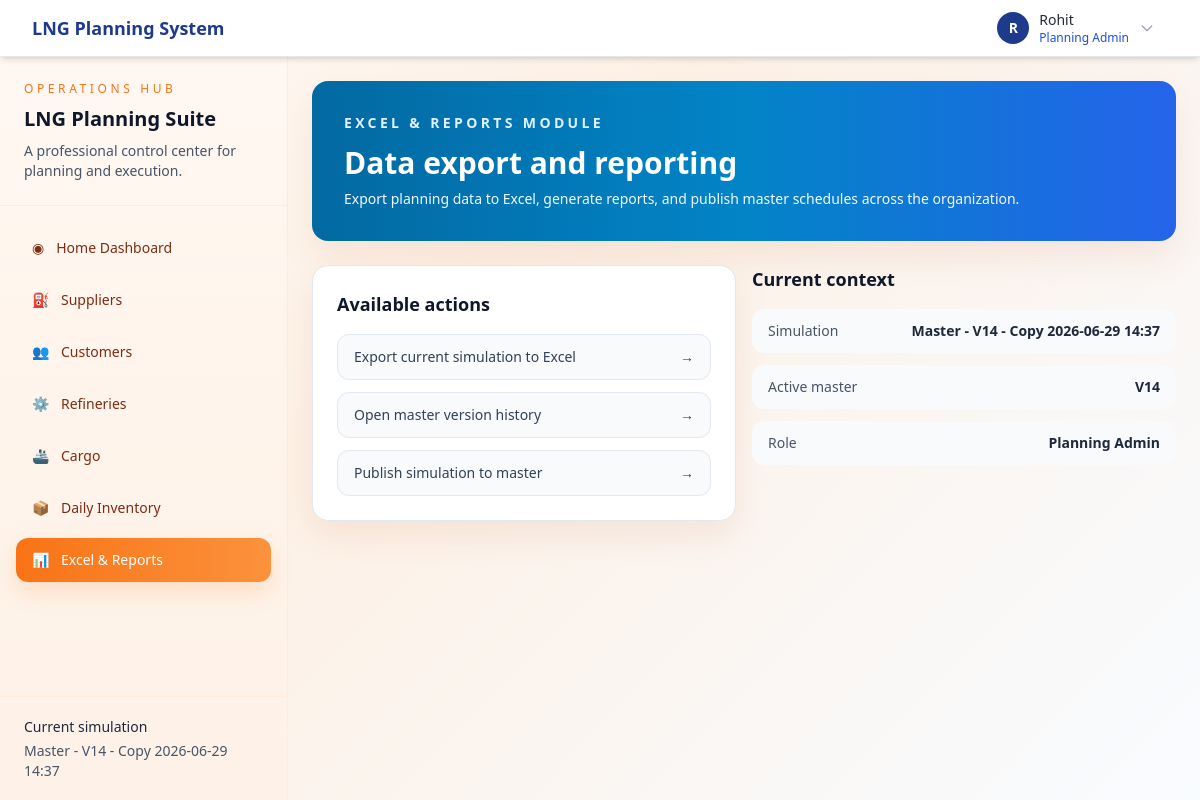
The app's page /dashboard/section/excel/ (signed in) with its own data.
### lng_planner/models.py (models this page shows, shortened)
class Simulation(models.Model):
    user = models.ForeignKey(User, on_delete=models.CASCADE, related_name='simulations', null=True, blank=True)
    name = models.CharField(max_length=200, default='Untitled Simulation')
    start_date = models.DateField()
    end_date = models.DateField()
    created_at = models.DateTimeField(auto_now_add=True)
    updated_at = models.DateTimeField(auto_now=True)
    is_active = models.BooleanField(default=True)
    is_master = models.BooleanField(default=False, help_text="Master simulation loaded from SAP")
    sap_api_url = models.URLField(blank=True, help_text="SAP API URL for refreshing master data")
    last_sap_sync = models.DateTimeField(null=True, blank=True, help_text="Last time master data was synced from SAP")
    master_version = models.ForeignKey(
        MasterVersion,
        on_delete=models.SET_NULL,
        null=True,
        blank=True,
        related_name='simulations',
        help_text="Master version this simulation was created from"
    )
    class Meta:
        ordering = ['-updated_at']

class MasterVersion(models.Model):
    SOURCE_CHOICES = [
        ('SAP', 'SAP Integration'),
        ('SIMULATION', 'Simulation Publish'),
    ]
    version_number = models.CharField(max_length=50, unique=True)  # e.g., "V1", "V2"
    name = models.CharField(max_length=200, help_text="Descriptive name for this version")
    source_type = models.CharField(max_length=20, choices=SOURCE_CHOICES)
    created_by = models.ForeignKey(User, on_delete=models.SET_NULL, null=True)
    created_at = models.DateTimeField(auto_now_add=True)
    description = models.TextField(blank=True, help_text="Optional description of changes")
    is_active = models.BooleanField(default=False, help_text="Currently active master version")
    source_simulation = models.ForeignKey(
        'Simulation',
        on_delete=models.SET_NULL,
        null=True,
        blank=True,
        related_name='master_versions'
    )
    class Meta:
        ordering = ['-created_at']
        verbose_name = "Master Version"
        verbose_name_plural = "Master Versions"

### lng_planner/views.py (the view)
# urls.py: path('dashboard/section/<str:section>/', views.dashboard_section, name='dashboard_section'),
@login_required
def dashboard_section(request, section):
    valid_sections = {'suppliers', 'customers', 'refineries', 'cargo', 'inventory', 'excel'}
    if section not in valid_sections:
        raise Http404('Section not found')
    context = _build_dashboard_context(request)
    context['active_section'] = section
    context['section_title'] = {
        'suppliers': 'Supplier Operations',
        'customers': 'Customer Management',
        'refineries': 'Refinery Planning',
        'cargo': 'Cargo Operations',
        'inventory': 'Daily Inventory Projection',
        'excel': 'Excel & Reports',
    }[section]
    return render(request, f'lng_planner/dashboard_{section}.html', context)

### lng_planner/templates/lng_planner/dashboard_excel.html
{% extends 'lng_planner/dashboard_shell.html' %}
{% block dashboard_content %}
<div class="space-y-6">
    <div class="rounded-2xl border-0 bg-gradient-to-r from-sky-700 via-sky-600 to-blue-600 p-8 card-glow text-white">
        <div class="flex flex-col gap-4 lg:flex-row lg:items-center lg:justify-between">
            <div>
                <p class="text-sm font-semibold uppercase tracking-[0.24em] text-sky-100">Excel & Reports module</p>
                <h1 class="mt-3 text-3xl font-bold">Data export and reporting</h1>
                <p class="mt-2 text-sm text-sky-50">Export planning data to Excel, generate reports, and publish master schedules across the organization.</p>
            </div>
        </div>
    </div>
    <div class="grid gap-4 lg:grid-cols-2">
        <div class="rounded-2xl border border-slate-200 bg-white p-6 card-glow">
            <h2 class="text-lg font-semibold text-slate-900">Available actions</h2>
            <div class="mt-4 space-y-3">
                {% if active_simulation %}
                <a href="{% url 'lng_planner:export_excel' active_simulation.id %}" class="flex items-center justify-between rounded-xl border border-slate-200 bg-slate-50 px-4 py-3 text-sm font-medium text-slate-700 hover:bg-slate-100">Export current simulation to Excel <span>→</span></a>
                {% endif %}
                {% if current_master_version %}
                <a href="{% url 'lng_planner:master_history' %}" class="flex items-center justify-between rounded-xl border border-slate-200 bg-slate-50 px-4 py-3 text-sm font-medium text-slate-700 hover:bg-slate-100">Open master version history <span>→</span></a>
                {% endif %}
                {% if active_simulation and not is_viewing_master %}
                <a href="{% url 'lng_planner:publish_to_master' active_simulation.id %}" class="flex items-center justify-between rounded-xl border border-slate-200 bg-slate-50 px-4 py-3 text-sm font-medium text-slate-700 hover:bg-slate-100">Publish simulation to master <span>→</span></a>
                {% endif %}
            </div>
        </div>
        <div class=\"rounded-2xl border border-orange-100 bg-white p-6 card-glow\">
            <h2 class="text-lg font-semibold text-slate-900">Current context</h2>
            <div class="mt-4 space-y-3 text-sm text-slate-600">
                <div class="flex items-center justify-between rounded-xl bg-slate-50 px-4 py-3"><span>Simulation</span><span class="font-semibold text-slate-800">{{ active_simulation.name|default:'—' }}</span></div>
                <div class="flex items-center justify-between rounded-xl bg-slate-50 px-4 py-3"><span>Active master</span><span class="font-semibold text-slate-800">{{ current_master_version.version_number|default:'—' }}</span></div>
                <div class="flex items-center justify-between rounded-xl bg-slate-50 px-4 py-3"><span>Role</span><span class="font-semibold text-slate-800">{% if is_super_user %}Django Superuser{% elif is_planning_admin %}Planning Admin{% else %}Planner{% endif %}</span></div>
            </div>
        </div>
    </div>
</div>
{% endblock %}

### lng_planner/templates/lng_planner/dashboard_shell.html (shortened to what this page needs)
{% load static %}
<!DOCTYPE html>
<html lang="en">
<head>
    <script src="https://cdn.tailwindcss.com"></script>
</head>
<body class="min-h-screen text-slate-800">
    {% include 'lng_planner/navbar.html' %}
    <div class="flex min-h-[calc(100vh-3.5rem)]">
        <aside class="hidden lg:flex w-72 flex-col border-r border-orange-100 bg-gradient-to-b from-[#fff8f2] via-[#fff4eb] to-[#fef2e8] text-slate-700">
            <div class="border-b border-orange-100 px-6 py-6">
                <p class="text-xs uppercase tracking-[0.3em] text-orange-500">Operations Hub</p>
                <h2 class="mt-2 text-xl font-semibold text-slate-900">LNG Planning Suite</h2>
                <p class="mt-2 text-sm text-slate-600">A professional control center for planning and execution.</p>
            </div>
            <nav class="flex-1 space-y-2 px-4 py-5">
                <a href="{% url 'lng_planner:dashboard' %}" class="sidebar-link {% if active_section == 'home' %}active{% endif %} flex items-center gap-3 rounded-xl px-4 py-3 text-sm font-medium">
                    <span>◉</span><span>Home Dashboard</span>
                </a>
                <a href="{% url 'lng_planner:dashboard_section' 'suppliers' %}" class="sidebar-link {% if active_section == 'suppliers' %}active{% endif %} flex items-center gap-3 rounded-xl px-4 py-3 text-sm font-medium">
                    <span>⛽</span><span>Suppliers</span>
                </a>
                <a href="{% url 'lng_planner:dashboard_section' 'customers' %}" class="sidebar-link {% if active_section == 'customers' %}active{% endif %} flex items-center gap-3 rounded-xl px-4 py-3 text-sm font-medium">
                    <span>👥</span><span>Customers</span>
                </a>
                <a href="{% url 'lng_planner:dashboard_section' 'refineries' %}" class="sidebar-link {% if active_section == 'refineries' %}active{% endif %} flex items-center gap-3 rounded-xl px-4 py-3 text-sm font-medium">
                    <span>⚙️</span><span>Refineries</span>
                </a>
                <a href="{% url 'lng_planner:dashboard_section' 'cargo' %}" class="sidebar-link {% if active_section == 'cargo' %}active{% endif %} flex items-center gap-3 rounded-xl px-4 py-3 text-sm font-medium">
                    <span>🚢</span><span>Cargo</span>
                </a>
                <a href="{% url 'lng_planner:dashboard_section' 'inventory' %}" class="sidebar-link {% if active_section == 'inventory' %}active{% endif %} flex items-center gap-3 rounded-xl px-4 py-3 text-sm font-medium">
                    <span>📦</span><span>Daily Inventory</span>
                </a>
                <a href="{% url 'lng_planner:dashboard_section' 'excel' %}" class="sidebar-link {% if active_section == 'excel' %}active{% endif %} flex items-center gap-3 rounded-xl px-4 py-3 text-sm font-medium">
                    <span>📊</span><span>Excel & Reports</span>
                </a>
            </nav>
            <div class="border-t border-orange-100 px-6 py-5 text-sm text-slate-600">
                <p class="font-medium text-slate-800">Current simulation</p>
                <p class="mt-1">{{ active_simulation.name|default:'No active simulation' }}</p>
            </div>
        </aside>
        <main class="flex-1 p-4 lg:p-6">
            {% block dashboard_content %}{% endblock %}
        </main>
    </div>
</body>
</html>

### lng_planner/templates/lng_planner/dashboard_shell.html (style rules this page uses)
body { background: linear-gradient(135deg, #fffaf6 0%, #fdf1e6 38%, #f8fbff 100%); }
.sidebar-link.active { background: linear-gradient(90deg, #f97316 0%, #fb923c 100%); color: white; box-shadow: 0 10px 24px rgba(249, 115, 22, 0.18); }
.sidebar-link { transition: all 0.2s ease; color: #7c2d12; }
.card-glow { box-shadow: 0 16px 34px rgba(201, 112, 69, 0.12); }

### records on screen
Simulation: name "Master - V14 - Copy 2026-06-29 14:37"
MasterVersion: version_number "V14"

### other values on screen
{{ display_name|slice:":1" }} "R"
{{ display_name }} "Rohit"
